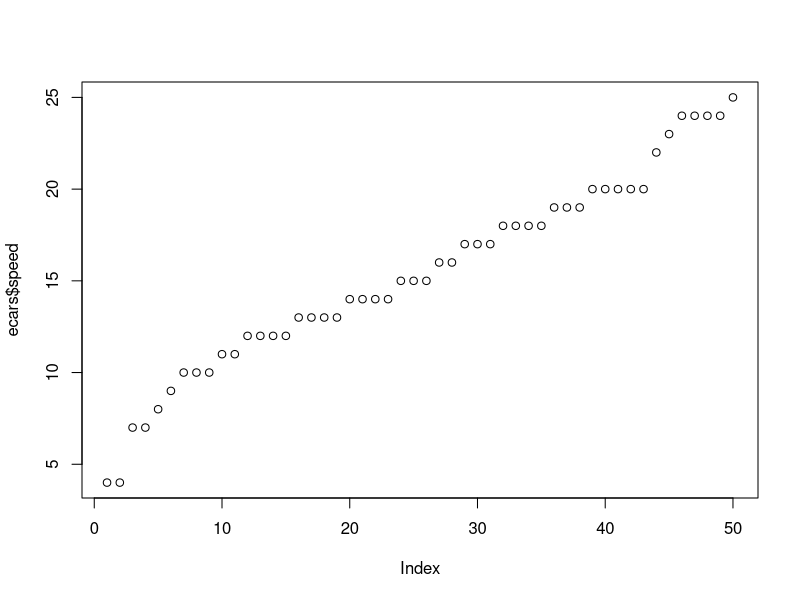
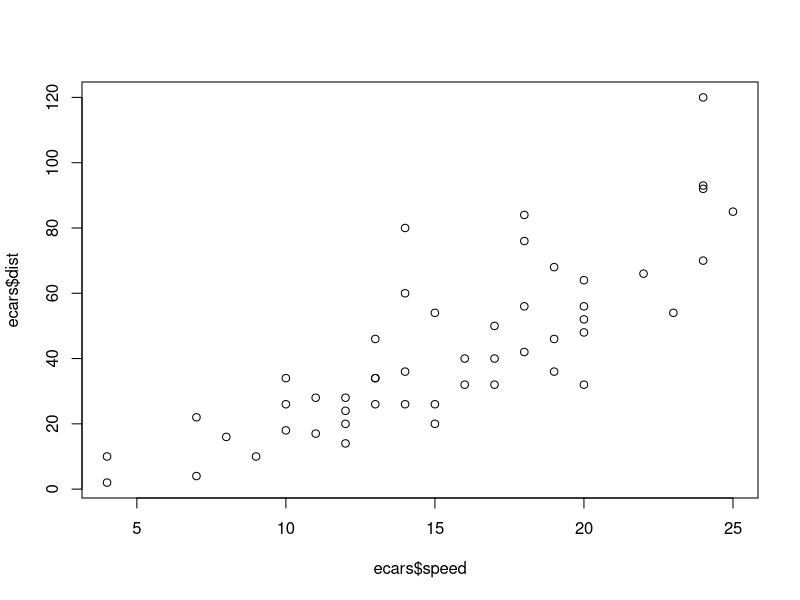
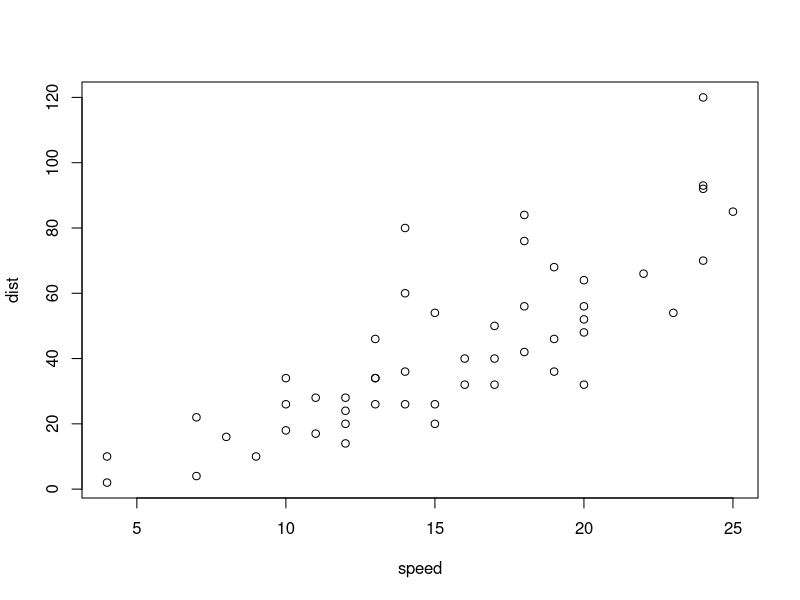
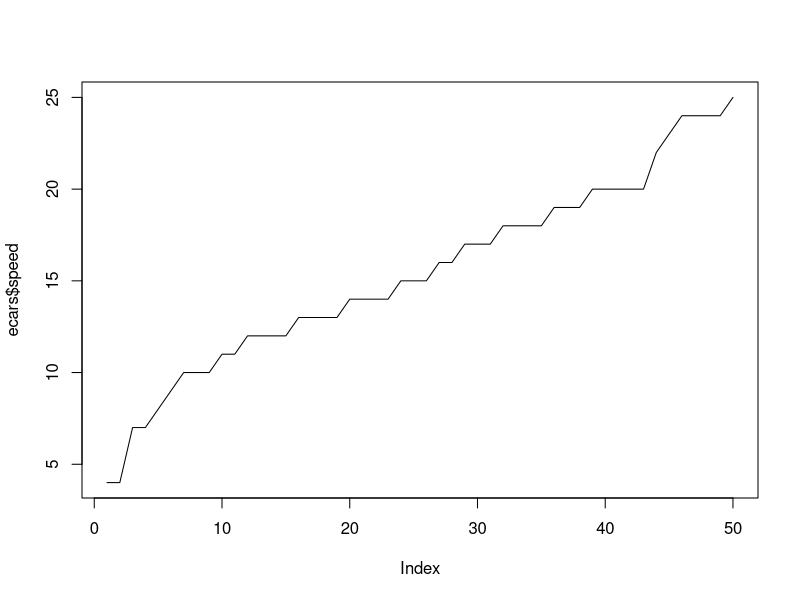
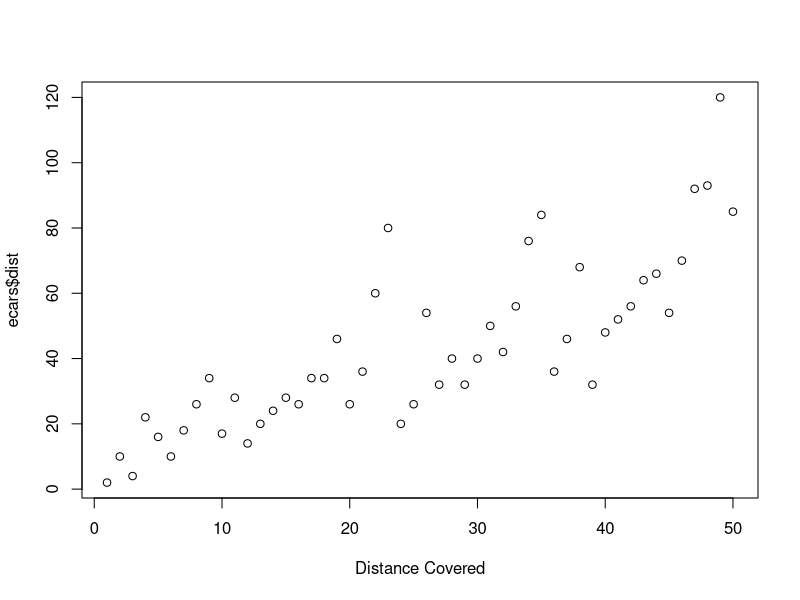
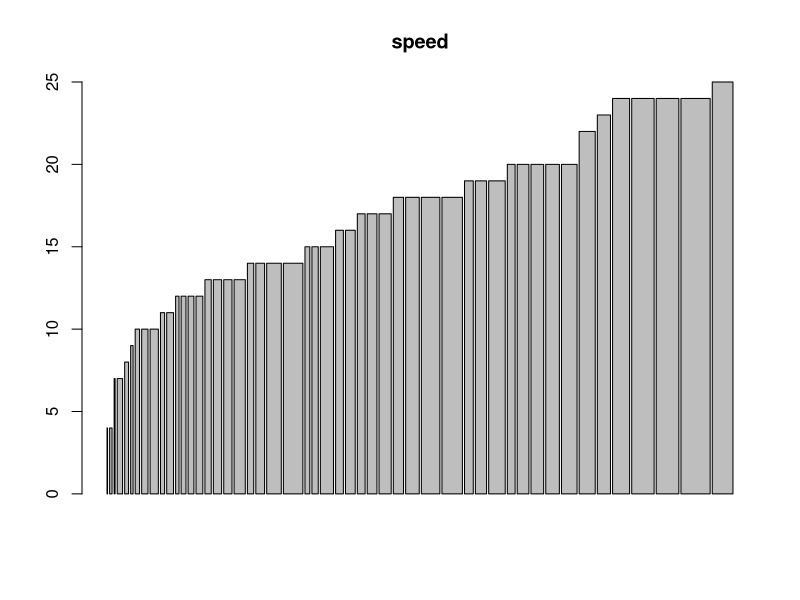
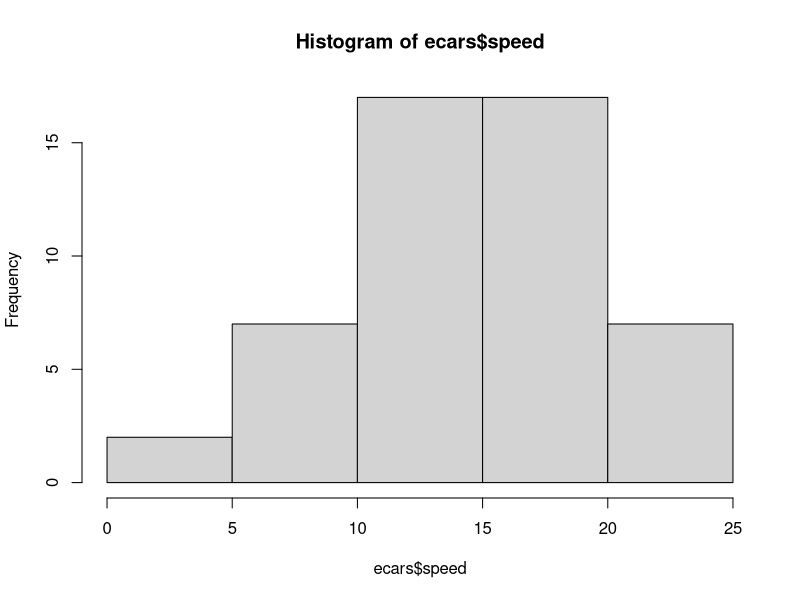
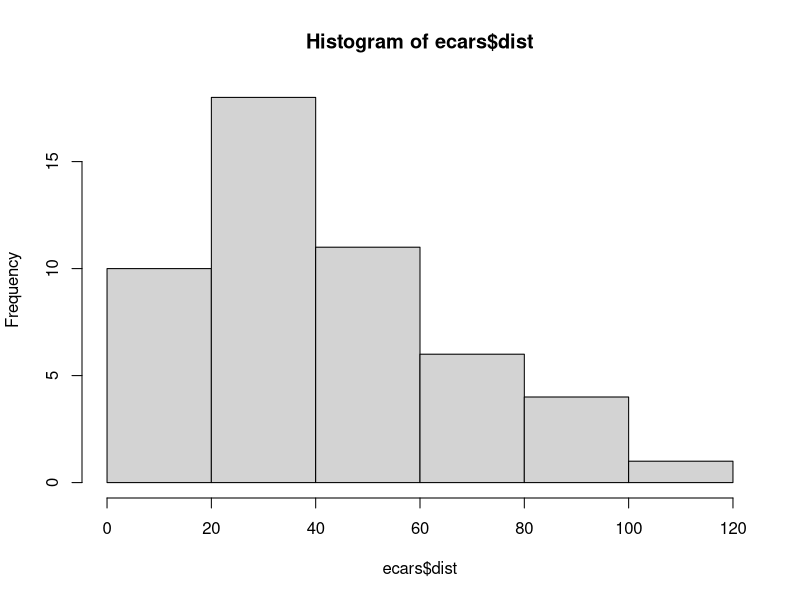

Reproduce these figures in R, in order.
ecars<-datasets::cars
head(ecars,5)
tail(ecars,5)
ecars[,c(1,2)]
df<-ecars[,2]
ecars$speed
summary(ecars$speed)
summary(ecars)
summary(ecars$dist)
plot(ecars$speed)
plot(ecars$speed,ecars$dist,type="p")
plot(ecars)
plot(ecars$speed,type = "l")
plot(ecars$dist,xlab = 'Distance Covered')
barplot(ecars$speed,ecars$dist,main = 'speed')
hist(ecars$speed)
hist(ecars$dist)
hist(ecars$speed)
